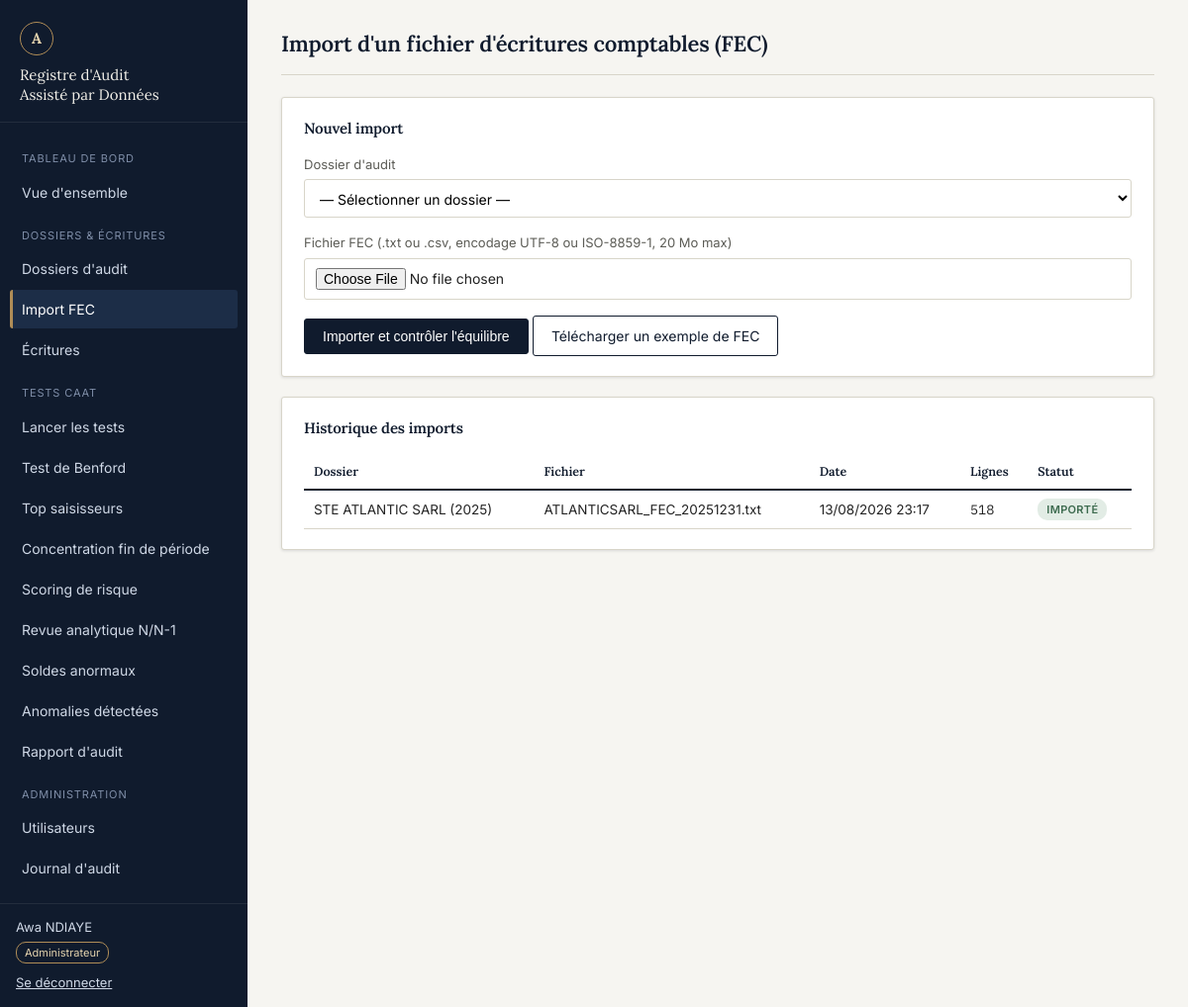
Screenshot of /modules/import/import_fec.php (signed in) with the database file from the repository.
### tables this page shows
CREATE TABLE fichiers_fec (
    id              INT AUTO_INCREMENT PRIMARY KEY,
    dossier_id      INT NOT NULL,
    nom_fichier     VARCHAR(255) NOT NULL,
    chemin_stockage VARCHAR(500),
    date_import     DATETIME NOT NULL DEFAULT CURRENT_TIMESTAMP,
    nb_lignes       INT DEFAULT 0,
    statut_import   ENUM('en_attente','importe','erreur') NOT NULL DEFAULT 'en_attente',
    message_erreur  VARCHAR(500),
    utilisateur_id  INT NOT NULL,                     
    CONSTRAINT fk_fec_dossier FOREIGN KEY (dossier_id) REFERENCES dossiers_audit(id)
        ON UPDATE CASCADE ON DELETE CASCADE,
    CONSTRAINT fk_fec_utilisateur FOREIGN KEY (utilisateur_id) REFERENCES utilisateurs(id)
        ON UPDATE CASCADE ON DELETE RESTRICT
);

CREATE TABLE dossiers_audit (
    id              INT AUTO_INCREMENT PRIMARY KEY,
    nom_client      VARCHAR(150) NOT NULL,
    exercice        VARCHAR(9) NOT NULL,              
    date_debut      DATE NOT NULL,
    date_fin        DATE NOT NULL,
    statut          ENUM('ouvert','en_cours','cloture') NOT NULL DEFAULT 'ouvert',
    utilisateur_id  INT NOT NULL,                     
    date_creation   DATETIME NOT NULL DEFAULT CURRENT_TIMESTAMP,
    CONSTRAINT fk_dossiers_utilisateur FOREIGN KEY (utilisateur_id) REFERENCES utilisateurs(id)
        ON UPDATE CASCADE ON DELETE RESTRICT
);

### modules/import/import_fec.php (the view, shortened to what this page needs)
<?php
$pdo = Database::getConnexion();
$historique = $pdo->query(
    "SELECT f.id, f.nom_fichier, f.date_import, f.nb_lignes, f.statut_import, f.message_erreur, d.nom_client, d.exercice
     FROM fichiers_fec f
     JOIN dossiers_audit d ON d.id = f.dossier_id
     ORDER BY f.date_import DESC
     LIMIT 10"
)->fetchAll();
require __DIR__ . '/../../includes/header.php';
?>
<div class="app-shell">
  <?php require __DIR__ . '/../../includes/sidebar.php'; ?>
  <div class="contenu">
    <div class="topbar">
      <h1 style="margin:0;font-size:22px;">Import d'un fichier d'écritures comptables (FEC)</h1>
    </div>
    <div class="carte">
      <h3 style="margin-top:0;font-size:15px;">Nouvel import</h3>
      <form method="post" action="traiter_import.php" enctype="multipart/form-data" id="formImportFec" novalidate>
        <div class="champ">
          <label for="dossier_id">Dossier d'audit</label>
          <select name="dossier_id" id="dossier_id" required>
            <option value="">— Sélectionner un dossier —</option>
          </select>
        </div>
        <div class="champ">
          <label for="fichier_fec">Fichier FEC (.txt ou .csv, encodage UTF-8 ou ISO-8859-1, 20 Mo max)</label>
          <input type="file" name="fichier_fec" id="fichier_fec" accept=".txt,.csv" required>
        </div>
        <button type="submit" class="btn">Importer et contrôler l'équilibre</button>
        <a href="<?= BASE_URL ?>/assets/exemples/exemple_FEC.txt" class="btn btn-secondaire" download>Télécharger un exemple de FEC</a>
      </form>
    </div>
    <div class="carte">
      <h3 style="margin-top:0;font-size:15px;">Historique des imports</h3>
      <table class="table-audit">
        <thead>
          <tr><th>Dossier</th><th>Fichier</th><th>Date</th><th>Lignes</th><th>Statut</th></tr>
        </thead>
        <tbody>
          <?php foreach ($historique as $h): ?>
            <tr>
              <td><?= htmlspecialchars($h['nom_client'] . ' (' . $h['exercice'] . ')', ENT_QUOTES, 'UTF-8') ?></td>
              <td><?= htmlspecialchars($h['nom_fichier'], ENT_QUOTES, 'UTF-8') ?></td>
              <td><?= htmlspecialchars(date('d/m/Y H:i', strtotime($h['date_import'])), ENT_QUOTES, 'UTF-8') ?></td>
              <td class="montant"><?= number_format((int) $h['nb_lignes'], 0, ',', ' ') ?></td>
              <td>
                <?php if ($h['statut_import'] === 'importe'): ?>
                  <span class="badge badge-ok">Importé</span>
                <?php elseif ($h['statut_import'] === 'erreur'): ?>
                  <span class="badge badge-critique" title="<?= htmlspecialchars($h['message_erreur'] ?? '', ENT_QUOTES, 'UTF-8') ?>">Erreur</span>
                <?php else: ?>
                  <span class="badge badge-moyenne">En attente</span>
                <?php endif; ?>
              </td>
            </tr>
          <?php endforeach; ?>
        </tbody>
      </table>
    </div>
  </div>
</div>
<?php require __DIR__ . '/../../includes/footer.php'; ?>

### assets/css/style.css (style rules this page uses)
:root { --encre-900: #101b2d; --encre-700: #1c2d47; --encre-500: #35507a; --papier: #f6f5f1; --papier-2: #ecebe4; --ligne: #d8d5c9; --texte: #232323; --texte-att: #5c5c56; --or: #b08d57; --or-clair: #e4d3ae; --risque-critique: #a5312a; --risque-elevee: #c0662a; --risque-moyenne: #b3901c; --risque-faible: #5f7a5f; --ok: #3d6b4f; --rayon: 3px; --ombre: 0 1px 3px rgba(16, 27, 45, 0.12); }
* { box-sizing: border-box; }
body { margin: 0; background: var(--papier); color: var(--texte); font-family: 'Inter', system-ui, -apple-system, sans-serif; font-size: 15px; line-height: 1.5; }
h1, h2, h3, .titre-serif { font-family: 'Lora', Georgia, serif; color: var(--encre-900); font-weight: 600; letter-spacing: -0.01em; }
.chiffre, table td.montant, .stat-valeur { font-family: 'IBM Plex Mono', 'Courier New', monospace; font-variant-numeric: tabular-nums; }
a { color: var(--encre-500); }
.app-shell { display: flex; min-height: 100vh; }
.contenu { flex: 1; min-width: 0; padding: 28px 34px 50px; }
.topbar { display: flex; justify-content: space-between; align-items: baseline; margin-bottom: 22px; border-bottom: 1px solid var(--ligne); padding-bottom: 14px; }
.carte { background: #fff; border: 1px solid var(--ligne); border-radius: var(--rayon); box-shadow: var(--ombre); padding: 20px 22px; margin-bottom: 20px; }
.badge { display: inline-block; font-size: 11px; font-weight: 600; padding: 3px 9px; border-radius: 10px; text-transform: uppercase; letter-spacing: 0.03em; }
.badge-ok { background: #e2ece5; color: var(--ok); }
table.table-audit { width: 100%; border-collapse: collapse; font-size: 13.5px; }
table.table-audit th { text-align: left; font-family: 'Lora', serif; font-weight: 600; font-size: 12.5px; color: var(--encre-900); border-bottom: 2px solid var(--encre-900); padding: 8px 10px; }
table.table-audit td { padding: 8px 10px; border-bottom: 1px solid var(--ligne); }
.btn { display: inline-block; padding: 9px 18px; border-radius: var(--rayon); border: 1px solid var(--encre-900); background: var(--encre-900); color: #fff; font-size: 14px; cursor: pointer; text-decoration: none; }
.btn-secondaire { background: transparent; color: var(--encre-900); }
.champ { margin-bottom: 16px; }
.champ label { display: block; font-size: 13px; color: var(--texte-att); margin-bottom: 5px; }
.champ input, .champ select { width: 100%; padding: 9px 11px; border: 1px solid var(--ligne); border-radius: var(--rayon); font-size: 14px; font-family: inherit; background: #fff; }

### rows the page displays
fichiers_fec: dossier.exercice "STE ATLANTIC SARL (2025)", nom_fichier "ATLANTICSARL_FEC_20251231.txt", date_import "13/08/2026 23:17", nb_lignes "518", statut_import "IMPORTÉ"

### other values shown
$u['prenom'] . ' ' . $u['nom'] "Awa NDIAYE"
$u['role_libelle'] "Administrateur"
